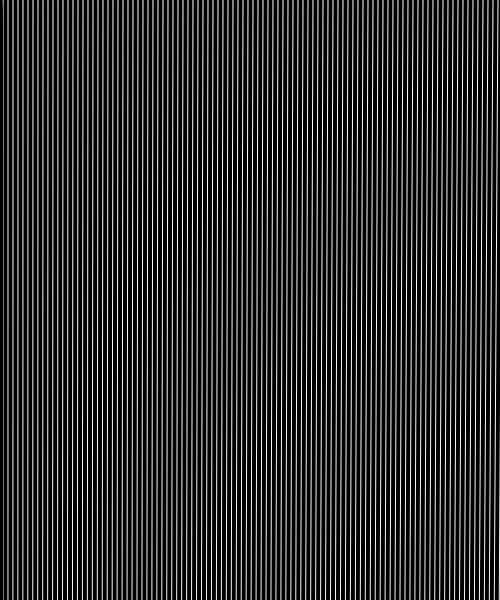
Frame 1 (no input)
Frame 60 (the mouse pressed at the canvas centre just before this capture): identical to frame 1, image omitted
Frame 120 (the mouse held since frame 60 and released just before this capture): identical to frame 1, image omitted

The Processing sketch that drew this single still picture (run headless with seeded random() and noise(); from frame 60 on, the mouse is pressed at the canvas centre):

// Processing sketch: processing_129368
// ── processing_129368.pde

void setup(){
  size(500,600);
}
void draw(){
  background(255);
float x=0;
while(x<900){
  strokeWeight(4);
  line(x,0,0,80000);
  x=x+5;
//4.5
}
float y=0;
while(y<500){
  stroke(0);
  strokeWeight(4);
  line(0,y,0,80000);
  y=y+5;
}

}
